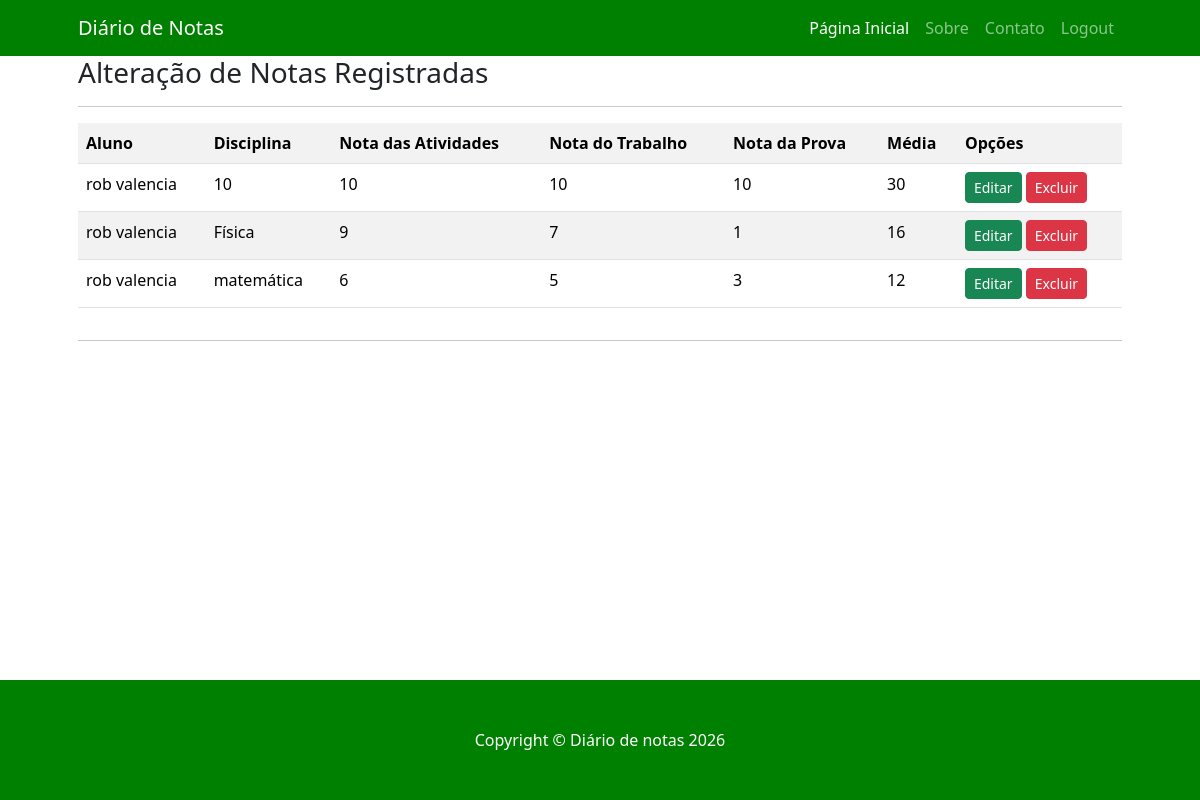
The page /usuarios/alterar/ (signed in) on the database its author committed.
### usuarios/models.py (models this page shows)
class Nota(models.Model):
    nome_aluno = models.CharField(max_length=200)
    disciplina = models.CharField(max_length=200)
    nota_atividades = models.IntegerField(default=0)
    nota_trabalho = models.IntegerField(default=0)
    nota_prova = models.IntegerField(default=0)
    media = models.IntegerField(blank=True, default=0)

### usuarios/views.py (the view)
# urls.py: path('alterar/', views.alterar, name='alterar'),
def alterar(request):
    if request.user.is_authenticated:
        lista_notas = Nota.objects.all()
        dicionario_notas = {'lista_notas': lista_notas}
        return render(request, 'usuarios/alterarNotas.html', dicionario_notas)
    else:
        return HttpResponse('Faça o login para acessar!')

### usuarios/templates/usuarios/alterarNotas.html (shortened to what this page needs)
{% extends 'usuarios/base.html' %}
{% block conteudo %}
<h3>Alteração de Notas Registradas</h3>
<hr>
<div class="table-responsive">
    <table class="table table-striped">
        <tr>
            <th>Aluno</th>
            <th>Disciplina</th>
            <th>Nota das Atividades</th>
            <th>Nota do Trabalho</th>
            <th>Nota da Prova</th>
            <th>Média</th>
            <th>Opções</th>
        </tr>
        {% for campo in lista_notas %}
            <tr>
                <td>{{ campo.nome_aluno }}</td>
                <td>{{ campo.disciplina }}</td>
                <td>{{ campo.nota_atividades }}</td>
                <td>{{ campo.nota_trabalho }}</td>
                <td>{{ campo.nota_prova }}</td>
                <td>{{ campo.media }}</td>
                <td>
                    <a href="{% url 'editar_verificacao' campo.pk %}" class="btn btn-success btn-sm">Editar</a>
                    <a href="{% url 'excluir_verificacao' campo.pk %}" class="btn btn-danger btn-sm">Excluir</a>
                </td>
            </tr>
        {% empty %}
            <tr>
                <td colspan="7">Nenhum registro encontrado.</td>
            </tr>
        {% endfor %}
    </table>
</div>
<hr>
{% endblock %}

### usuarios/templates/usuarios/base.html (shortened to what this page needs)
{% load static %}
<!DOCTYPE html>
<html lang="pt-br">
  <head>
    <link href="{% static 'css/bootstrap.min.css' %}" rel="stylesheet" />
  </head>
  <body>
    <nav class="navbar navbar-expand-lg navbar-dark" style="background-color: #008000;">
      <div class="container px-5">
        <a class="navbar-brand" href="{% url 'home' %}">Diário de Notas</a>
        <div class="collapse navbar-collapse" id="navbarSupportedContent">
          <ul class="navbar-nav ms-auto mb-2 mb-lg-0">
            <li class="nav-item">
              <a class="nav-link active" aria-current="page" href="{% url 'home' %}">Página Inicial</a>
            </li>
            <li class="nav-item">
              <a class="nav-link" href="#">Sobre</a>
            </li>
            <li class="nav-item">
              <a class="nav-link" href="#">Contato</a>
            </li>
            <li class="nav-item">
              <a class="nav-link" href="{% url 'logout' %}">Logout</a>
            </li>
          </ul>
        </div>
      </div>
    </nav>
    <div class="container px-4 px-lg-5">
      {% block conteudo %}
      {% endblock %}
    </div>
    <footer class="py-5 fixed-bottom" style="background-color: #008000;">
      <div class="container px-4 px-lg-5">
        <p class="m-0 text-center text-white">Copyright &copy; Diário de notas 2026</p>
      </div>
    </footer>
  </body>
</html>

### rows shown on the page
Nota: nome_aluno "rob valencia", disciplina "10", nota_atividades "10", nota_trabalho "10", nota_prova "10", media "30"
Nota: nome_aluno "rob valencia", disciplina "Física", nota_atividades "9", nota_trabalho "7", nota_prova "1", media "16"
Nota: nome_aluno "rob valencia", disciplina "matemática", nota_atividades "6", nota_trabalho "5", nota_prova "3", media "12"
